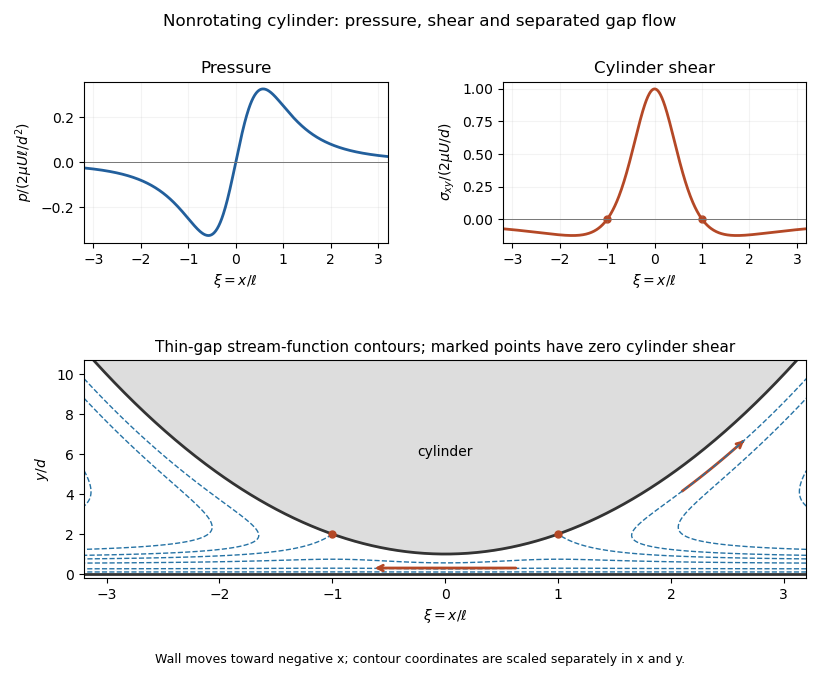

Python code for this plot:
"""Original Paper 75 figure. Python 3.14, root matplotlib/numpy dependencies.
Requires caller-supplied MPLCONFIGDIR; writes basename PNG only to cwd.
"""
from pathlib import Path
import os
if not os.environ.get("MPLCONFIGDIR"):
    raise RuntimeError("Set MPLCONFIGDIR to a caller-owned cache directory")
import matplotlib
matplotlib.use("Agg")
import matplotlib.pyplot as plt
import numpy as np
plt.rcParams.update({"font.size":10})
fig=plt.figure(figsize=(8.4,6.8),facecolor="white")
gs=fig.add_gridspec(2,2,height_ratios=[1,1.35]);ap=fig.add_subplot(gs[0,0]);at=fig.add_subplot(gs[0,1]);ax=fig.add_subplot(gs[1,:])
x=np.linspace(-3.2,3.2,600)
ap.plot(x,x/(1+x*x)**2,color="#225f9c",lw=2);ap.axhline(0,color="#777777",lw=.7)
ap.set_title("Pressure");ap.set_ylabel(r"$p/(2\mu U\ell/d^2)$")
at.plot(x,(1-x*x)/(1+x*x)**2,color="#b44826",lw=2);at.axhline(0,color="#777777",lw=.7)
at.scatter([-1,1],[0,0],color="#b44826",s=25);at.set_title("Cylinder shear");at.set_ylabel(r"$\sigma_{xy}/(2\mu U/d)$")
for a in [ap,at]:a.set_xlabel(r"$\xi=x/\ell$");a.grid(alpha=.15);a.set_xlim(-3.2,3.2)
xi=np.linspace(-3.2,3.2,500);eta=np.linspace(0,11.5,450)
XX,YY=np.meshgrid(xi,eta);H=1+XX*XX;z=YY/H;A=-3+4/H
psi=H*(-z+z*z/2+A*(z**3/3-z*z/2))
psi=np.ma.masked_where(YY>H,psi)
ax.contour(XX,YY,psi,levels=[-3,-1.8,-1,-.8,-2/3,-.5,-.25,-.1],colors="#2673a5",linewidths=1)
ax.plot(xi,1+xi*xi,color="#333333",lw=2);ax.axhline(0,color="#333333",lw=2)
ax.fill_between(xi,1+xi*xi,12,color="#dddddd")
ax.scatter([-1,1],[2,2],color="#b44826",s=25,zorder=6)
ax.annotate("",xy=(-.65,.30),xytext=(.65,.30),arrowprops={"arrowstyle":"->","color":"#b44826","lw":2})
# Follow the plotted psi=-0.8 contour on its cylinder-side reversed-flow branch.
from matplotlib.patches import FancyArrowPatch
from matplotlib.path import Path as PlotPath
arrow_x=np.linspace(2.1,2.65,50)
arrow_h=1+arrow_x**2;arrow_a=-3+4/arrow_h
arrow_low=-1/arrow_a;arrow_high=np.ones_like(arrow_x)
for _ in range(50):
    arrow_z=(arrow_low+arrow_high)/2
    arrow_psi=arrow_h*(-arrow_z+arrow_z**2/2+arrow_a*(arrow_z**3/3-arrow_z**2/2))
    arrow_low=np.where(arrow_psi<-.8,arrow_z,arrow_low)
    arrow_high=np.where(arrow_psi>=-.8,arrow_z,arrow_high)
arrow_y=arrow_h*(arrow_low+arrow_high)/2
ax.add_patch(FancyArrowPatch(path=PlotPath(np.column_stack((arrow_x,arrow_y))),
                            arrowstyle="->",mutation_scale=10,color="#b44826",lw=2))
ax.text(0,5.9,"cylinder",ha="center");
ax.set_ylim(-.2,10.7);ax.set_xlim(-3.2,3.2);ax.set_xlabel(r"$\xi=x/\ell$");ax.set_ylabel(r"$y/d$")
ax.set_title("Thin-gap stream-function contours; marked points have zero cylinder shear",fontsize=11)
fig.subplots_adjust(left=.10,right=.96,bottom=.15,top=.88,hspace=.62,wspace=.38)
fig.suptitle("Nonrotating cylinder: pressure, shear and separated gap flow")
fig.text(.5,.025,"Wall moves toward negative x; contour coordinates are scaled separately in x and y.",ha="center",fontsize=9)
fig.savefig(Path.cwd() / (Path(__file__).stem + ".png"), dpi=100, facecolor="white", transparent=False)
plt.close(fig)
